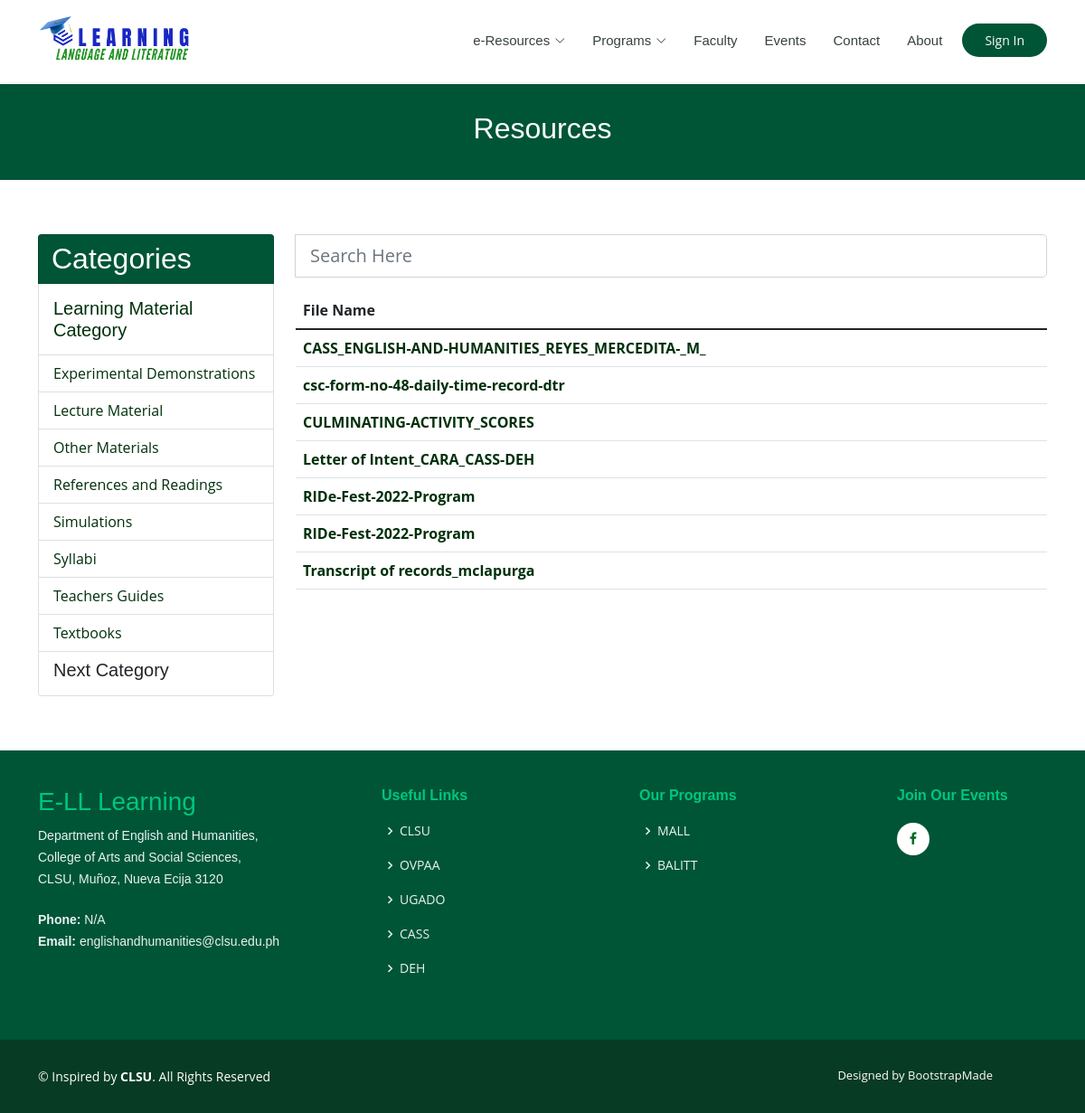
Before: /public/resources.php?RType=Lit with the older database file.
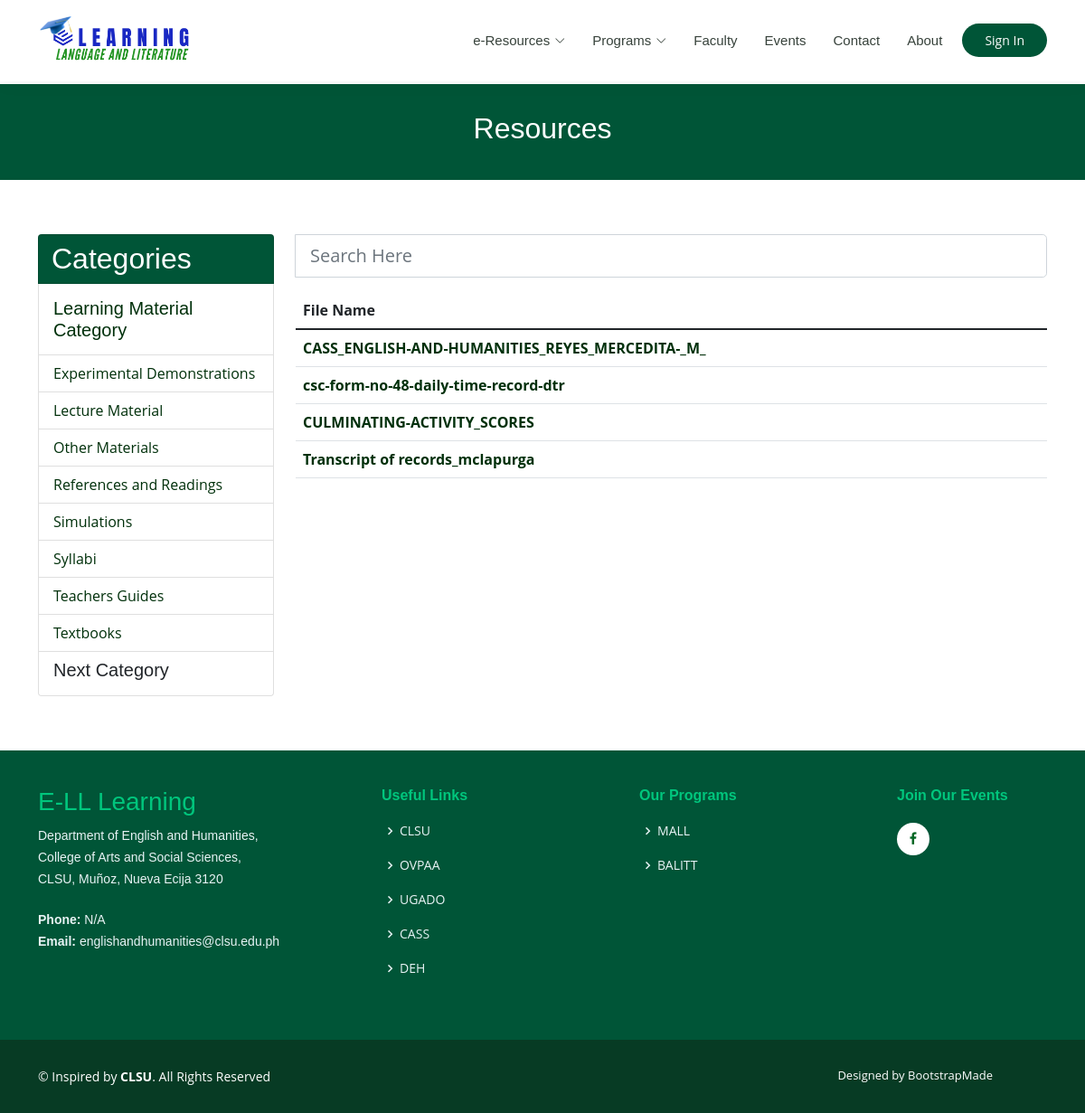
After: the same page with the newer database file.
### tables this page shows
CREATE TABLE `materials` (
  `material_id` int(100) NOT NULL,
  `name` varchar(100) NOT NULL,
  `description` varchar(200) NOT NULL,
  `status` varchar(10) NOT NULL,
  `date_created` datetime(6) NOT NULL,
  `date_modified` datetime(6) NOT NULL
);

CREATE TABLE `resources` (
  `doc_id` int(100) NOT NULL,
  `doc_img` varchar(100) NOT NULL,
  `material_id` int(100) NOT NULL,
  `resource_type` varchar(10) NOT NULL,
  `title` varchar(100) NOT NULL,
  `file_size` int(100) NOT NULL,
  `file_type` varchar(10) NOT NULL,
  `description` varchar(10000) NOT NULL,
  `file_uploader_id` int(100) NOT NULL,
  `date` varchar(100) NOT NULL,
  `time` varchar(100) NOT NULL,
  `date_created` datetime NOT NULL,
  `date_modified` datetime NOT NULL,
  `status` varchar(100) NOT NULL
);

### public/resource_category.php (the view)
<ul class="list-group">
  <li class="list-group-item course-category">
    <h2>Categories</h2>
  </li>
  <li class="list-group-item">
    <h5 class="resources-category-subheader"><a href="resources.php">Learning Material Category</a></h5>
  </li>
  <?php
  $result = mysqli_query($conn, "select material_id, name, status from materials WHERE status!='archive' ORDER BY name ASC") or die("Query 1 is incorrect....");
  while (list($material_id, $name, $status) = mysqli_fetch_array($result)) {
    echo "
      <li class='list-group-item'><a href='resources.php?ID=$material_id'>$name</a></li>
  ";
  }
  ?>
  <li class="list-group-item">
    <h5>Next Category</h5>
  </li>
</ul>

### public/resource_content.php (shortened to what this page needs)
<?php
$resource_filter_type = '';
if (isset($_GET['RType'])) {
  $resource_type = $_GET['RType'];
  if ($resource_type == 'Lit') {
    $resource_filter_type = 'Literature';
  }
}
$search_value = !empty($search_resource_file) ? $search_resource_file : '';
?>
<div class="row" data-aos="zoom-in" data-aos-delay="1">
  <form class="">
    <div class="input-group mb-3">
      <input type="text" name="search_resources" class="form-control form-control-lg" placeholder="Search Here"
        value="<?php echo $search_value ?>">
    </div>
  </form>
  <div class="container">
    <?php
    if (!empty($search_resource_file)) {
      echo "<script>console.log(' This is boom : " . $search_resource_file . "');</script>";
      $result = mysqli_query($conn, "select doc_id, material_id, title, file_size, file_type, description, file_uploader_id, status from resources WHERE status!='archive' AND (`title` LIKE '%" . $search_resource_file . "%') OR (`file_type` LIKE '%" . $search_resource_file . "%') ORDER BY title ASC") or die("Query 1 is incorrect....");
    } else if (!empty($search_material_id)) {
      $result = mysqli_query($conn, "select doc_id, material_id, title, file_size, file_type, description, file_uploader_id, status from resources WHERE status!='archive' AND material_id = '$search_material_id' ORDER BY title ASC") or die("Query 1 is incorrect....");
    } else if (!empty($language)) {
      $result = mysqli_query($conn, "select doc_id, material_id, title, file_size, file_type, description, file_uploader_id, status from resources WHERE status!='archive' AND resource_type = '$language' ORDER BY title ASC") or die("Query 1 is incorrect....");
    } else if (!empty($resource_filter_type)) {
      $result = mysqli_query($conn, "select doc_id, material_id, title, file_size, file_type, description, file_uploader_id, status from resources WHERE status!='archive' AND resource_type = '$resource_filter_type' ORDER BY title ASC") or die("Query 1 is incorrect....");
    } else {
      $result = mysqli_query($conn, "select doc_id, material_id, title, file_size, file_type, description, file_uploader_id, status from resources WHERE status!='archive'ORDER BY title ASC") or die("Query 1 is incorrect....");
    }
    if (mysqli_num_rows($result) != 0) {
      echo "
      <table class='table table-stripe'>
        <thead>
          <tr>
            <th scope='col'>File Name</th>
          </tr>
        </thead>
          <tbody>
      ";
      while (list($doc_id, $material_id, $title, $file_size, $file_type, $description, $uploader_id, $status) = mysqli_fetch_array($result)) {
        $material_name = materialName($material_id);
        echo "
            <tr>
              <th><a href='resources-details.php?ID=$doc_id'>$title</a></th>
            </tr>
      ";
      }
      echo "
          </tbody>
        </table>
    ";
    } else {
      echo "<h1>Empty Learning Resources</h1>";
    }
    function materialName($material_id)
    {
      include '../include/connect.php';
      $result = mysqli_query($conn, "select name from materials WHERE material_id='$material_id'") or die("Query 1 is incorrect....");
      while (list($name) = mysqli_fetch_array($result)) {
        return $name;
      }
    }
    ?>
  </div>
</div>

Changed rows visible on the page:
removed resources: title "Letter of Intent_CARA_CASS-DEH"
removed resources: title "RIDe-Fest-2022-Program"
removed resources: title "RIDe-Fest-2022-Program"
